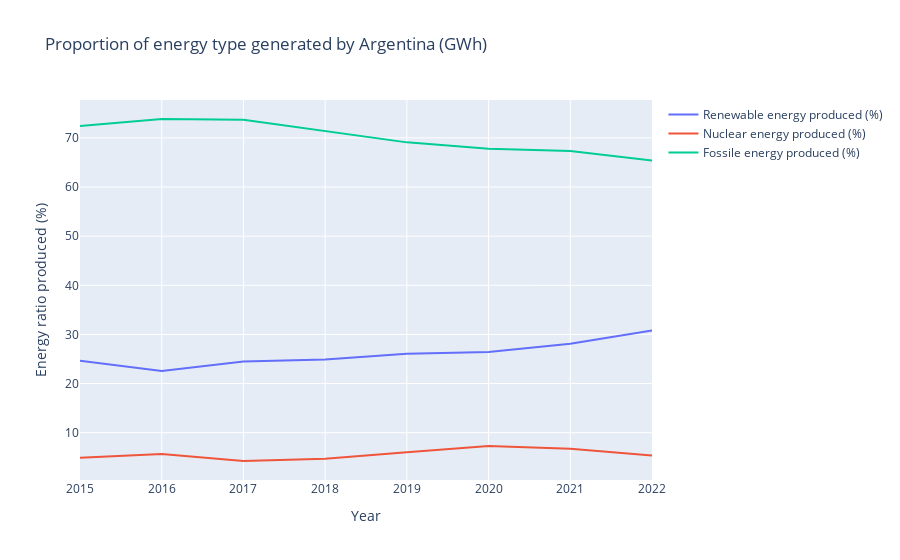

Write notebook code for a chart like this one.
### Code cell
data_yearly_2 = data_yearly
mask = data_yearly_2["COUNTRY"] == country_select.result
data_filtered_2 = data_yearly_2[mask]

y1 = data_filtered_2["%_RENEWABLE_PRODUCED"]
y2 = data_filtered_2["%_NUCLEAR_PRODUCED"]
y3 = data_filtered_2["%_FOSSILE_PRODUCED"]

fig = go.Figure()
fig.add_trace(go.Scatter(x=data_filtered_2["TIME"], y=y1, mode="lines", name="Renewable energy produced (%)"))
fig.add_trace(go.Scatter(x=data_filtered_2["TIME"], y=y2, mode="lines", name="Nuclear energy produced (%)"))
fig.add_trace(go.Scatter(x=data_filtered_2["TIME"], y=y3, mode="lines", name="Fossile energy produced (%)"))

fig.update_layout(title=f'Proportion of energy type generated by {country_select.result} (GWh)',
    xaxis=dict(title='Year'),
    yaxis=dict(title='Energy ratio produced (%)'))

fig.show()

### Figure 1 — Plotly figure (JSON) as saved in the notebook; plotly's stock layout.template omitted (floating-point values rounded to 4 significant figures)
{"data": [{"mode": "lines", "name": "Renewable energy produced (%)", "type": "scatter", "x": [2015, 2016, 2017, 2018, 2019, 2020, 2021, 2022], "y": [24.67, 22.57, 24.49, 24.9, 26.06, 26.45, 28.1, 30.83]}, {"mode": "lines", "name": "Nuclear energy produced (%)", "type": "scatter", "x": [2015, 2016, 2017, 2018, 2019, 2020, 2021, 2022], "y": [4.883, 5.691, 4.245, 4.68, 6.016, 7.316, 6.746, 5.365]}, {"mode": "lines", "name": "Fossile energy produced (%)", "type": "scatter", "x": [2015, 2016, 2017, 2018, 2019, 2020, 2021, 2022], "y": [72.4, 73.85, 73.68, 71.34, 69.09, 67.78, 67.34, 65.4]}], "layout": {"title": {"text": "Proportion of energy type generated by Argentina (GWh)"}, "xaxis": {"title": {"text": "Year"}}, "yaxis": {"title": {"text": "Energy ratio produced (%)"}}}}
